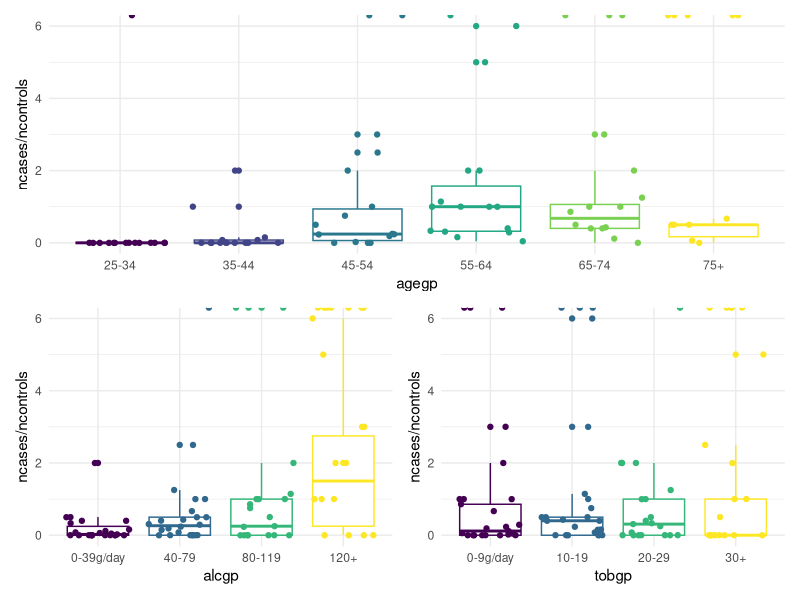
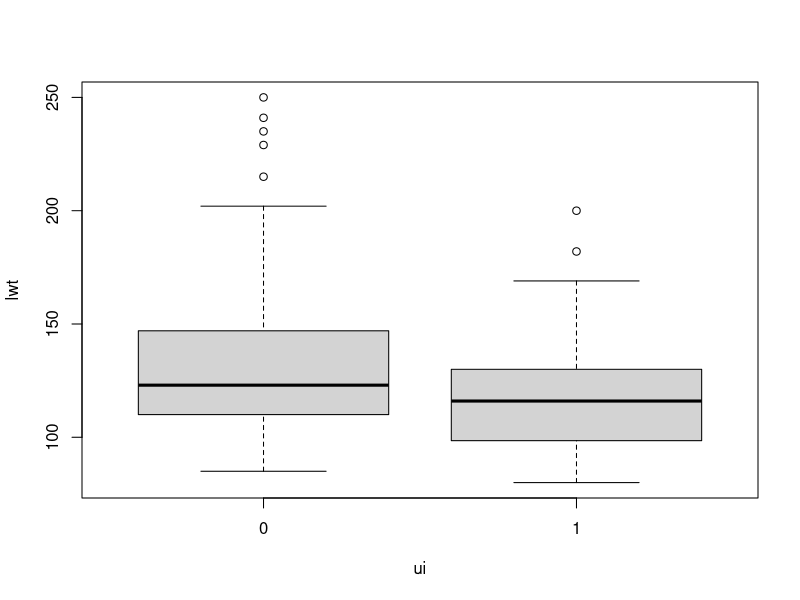

Reproduce these figures in R, in order. (Note: this script raises an error after producing the figures.)
## ---- chunk 1
library(magrittr)
library(ggplot2)
library(patchwork) # patchwork 和 MASS 包冲突
## ---- chunk 2
head(esoph)
str(esoph)
## ---- chunk 3
library(ggplot2)
library(patchwork)
p1 <- ggplot(data = esoph, aes(x = agegp, y = ncases / ncontrols, color = agegp)) +
  geom_boxplot(show.legend = FALSE) +
  geom_jitter(show.legend = FALSE) +
  theme_minimal()

p2 <- ggplot(data = esoph, aes(x = alcgp, y = ncases / ncontrols, color = alcgp)) +
  geom_boxplot(show.legend = FALSE) +
  geom_jitter(show.legend = FALSE) +
  theme_minimal()

p3 <- ggplot(data = esoph, aes(x = tobgp, y = ncases / ncontrols, color = tobgp)) +
  geom_boxplot(show.legend = FALSE) +
  geom_jitter(show.legend = FALSE) +
  theme_minimal()

p1 / (p2 + p3)
## ---- chunk 4
fit_esoph_glm <- glm(cbind(ncases, ncontrols) ~ agegp + tobgp * alcgp,
  data = esoph, family = binomial(link = "logit")
)
## ---- chunk 5
head(infert)
str(infert)
## ---- chunk 6
infert_glm_1 <- glm(case ~ spontaneous + induced,
  data = infert, family = binomial()
)
summary(infert_glm_1)
## ---- chunk 7
infert_glm_2 <- glm(case ~ age + parity + education + spontaneous + induced,
  data = infert, family = binomial()
)
summary(infert_glm_2)
## ---- chunk 8
library(survival)
infert_glm_3 <- clogit(case ~ spontaneous + induced + strata(stratum),
  data = infert
)
summary(infert_glm_3)
## ---- chunk 9
data(bacteria, package = "MASS")
## ---- chunk 10
# 惩罚拟似然
fit_glmmpql <- MASS::glmmPQL(y ~ trt + I(week > 2),
  random = ~ 1 | ID, verbose = FALSE,
  family = binomial, data = bacteria
)
summary(fit_glmmpql)
## ---- chunk 11
# 拉普拉斯近似
fit_glmer <- lme4::glmer(y ~ trt + I(week > 2) + (1 | ID),
  family = binomial, data = bacteria
)
summary(fit_glmer)
## ---- chunk 12
# 加载数据
# library(MASS)
data(birthwt, package = "MASS")
# 查看 birthwt 数据集 `help(birthwt)`
head(birthwt)
str(birthwt)
## ---- chunk 13
with(birthwt, tapply(lwt, ui, var))
t.test(lwt ~ ui, data = birthwt, var.equal = TRUE)
t.test(lwt ~ ui, data = birthwt)
## ---- chunk 14
# birthwt$ui <- as.factor(birthwt$ui)
# library(lattice)
# bwplot(lwt ~ ui, data = birthwt, pch = "|")

boxplot(lwt ~ ui, data = birthwt)
## ---- chunk 15
# 重新编码，数据预处理，方便代入模型
bwt <- with(birthwt, {
  race <- factor(race, labels = c("white", "black", "other"))
  ptd <- factor(ptl > 0)
  ftv <- factor(ftv)
  levels(ftv)[-(1:2)] <- "2+" # 除了前两个水平外，其余的都编码为 2+
  data.frame(
    low = factor(low), age, lwt, race, smoke = (smoke > 0),
    ptd, ht = (ht > 0), ui = (ui > 0), ftv
  )
})
# 查看编码后的数据
head(bwt)
str(bwt)
## ---- chunk 16
options(contrasts = c("contr.treatment", "contr.poly"))
glm(formula = low ~ ., family = binomial, data = bwt)
## ---- chunk 17
library(nnet)
(bwt.mu <- multinom(formula = low ~ ., data = bwt))
summary(bwt.mu)
## ---- chunk 18
z <- summary(bwt.mu)$coefficients / summary(bwt.mu)$standard.errors
z
p <- (1 - pnorm(abs(z), 0, 1)) * 2
p
## ---- chunk 19
data("housing", package = "MASS")
# 查看数据 help(housing)
head(housing)
str(housing)
## ---- chunk 20
options(contrasts = c("contr.treatment", "contr.poly"))
house.plr <- MASS::polr(Sat ~ Infl + Type + Cont, weights = Freq, data = housing)
house.plr
## ---- chunk 21
summary(house.plr, digits = 3)
## ---- chunk 22
ctable <- coef(summary(house.plr))
p <- pnorm(abs(ctable[, "t value"]), lower.tail = FALSE) * 2
ctable <- cbind(ctable, "p value" = p)
# confidence intervals 计算置信区间
ci <- confint(house.plr)
exp(coef(house.plr))
## OR and CI
exp(cbind(OR = coef(house.plr), ci))
## ---- chunk 23
data(beall.webworms, package = "agridat")
## ---- chunk 24
head(beall.webworms)
## ---- chunk 25
hist(beall.webworms$y, main = "Histogram of Worm Count", xlab = "Number of Worms")
## ---- chunk 26
boxplot(y ~ trt, data = beall.webworms)
## ---- chunk 27
plot(y ~ trt, data = beall.webworms, xlab = "Types of Worms", ylab = "Worm Count")
## ---- chunk 28
library(ggplot2)
ggplot(beall.webworms, aes(trt, y)) +
  geom_boxplot(colour = "red") +
  geom_jitter() +
  labs(x = "Types of Worms", y = "Worm Count") +
  theme_minimal()
## ---- chunk 29
pois.mod <- glm(y ~ trt, data = beall.webworms, family = "poisson")
summary(pois.mod)
## ---- chunk 30
par(mfrow = c(2, 2))
plot(pois.mod)
## ---- chunk 31
predict(pois.mod, newdata = data.frame(trt = c("T1", "T2")))
## ---- chunk 32
1 - pchisq(deviance(pois.mod), df.residual(pois.mod))
## ---- chunk 33
pois.mod2 <- glm(y ~ block + spray * lead, data = beall.webworms, family = "poisson")
## ---- chunk 34
AIC(pois.mod, pois.mod2)
## ---- chunk 35
mean(beall.webworms$y)
var(beall.webworms$y)
## ---- chunk 36
pois.mod3 <- glm(y ~ trt, data = beall.webworms, family = c("quasipoisson"))
summary(pois.mod3)
## ---- chunk 37
# AER::dispersiontest(pois.mod, alternative="greater")
## ---- chunk 38
NB.mod1 <- MASS::glm.nb(y ~ trt, data = beall.webworms)
summary(NB.mod1)
## ---- chunk 39
anova(pois.mod, pois.mod2, test = "Chisq")
